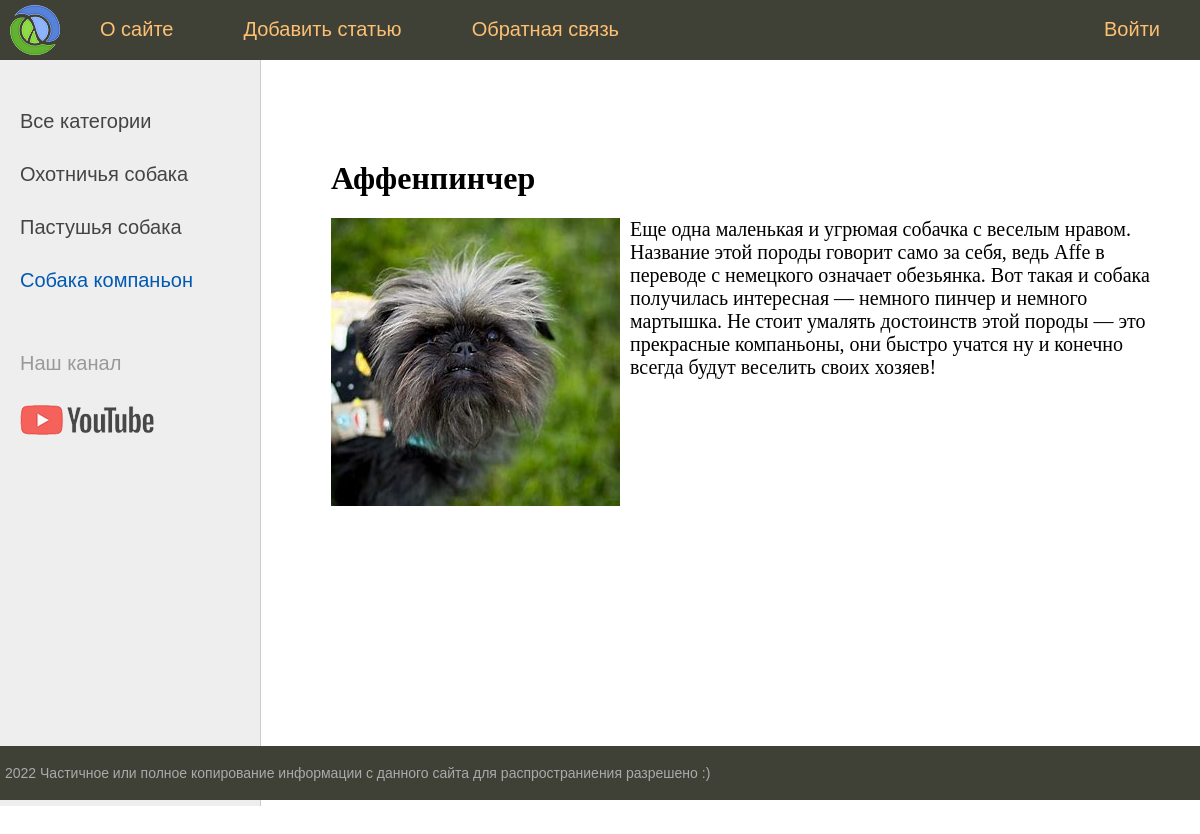
Page /post/affenpincher/ on the committed database.
### dogs/models.py (models this page shows, shortened)
class Category(models.Model):
    name = models.CharField(max_length=100, db_index=True, verbose_name='Категория')
    slug = models.SlugField(max_length=255, unique=True, db_index=True, verbose_name='URL')
    def get_absolute_url(self):
        return reverse('category', kwargs={'cat_id': self.pk})
    class Meta:
        verbose_name = 'Категория'
        verbose_name_plural = 'Категории'
        ordering = ['id']

class FannyDogs(models.Model):
    title = models.CharField(max_length=255, verbose_name='Заголовок')
    slug = models.SlugField(max_length=255, unique=True, db_index=True, verbose_name='URL')
    content = models.TextField(blank=True, verbose_name='Текст статьи')
    photo = models.ImageField(upload_to="photos/%Y/%m/%d/", verbose_name='Фото')
    time_create = models.DateTimeField(auto_now_add=True, verbose_name='Время создания')
    time_update = models.DateTimeField(auto_now=True, verbose_name='Время изменения')
    is_published = models.BooleanField(default=True, verbose_name='Публикация')
    cat = models.ForeignKey('Category', on_delete=models.PROTECT, verbose_name='Категория')
    class Meta:
        verbose_name = 'Смешные собаки'
        verbose_name_plural = 'Смешные собаки'
        ordering = ['-time_create', 'title']

### dogs/views.py (the view)
# urls.py: path('post/<slug:post_slug>/', show_post, name='post'),
def show_post(request, post_slug):
    post = get_object_or_404(FannyDogs, slug=post_slug)
    context = {
        'post': post,
        'menu': menu,
        'title': post.title,
        'cat_selected': post.cat_id,
    }
    return render(request, 'dogs/post.html', context=context)

### dogs/templatetags/dogs_tags.py (called while the page is built)
@register.inclusion_tag('dogs/list_categories.html')
def show_categories(sort=None, cat_selected=0):
    if not sort:
        cats = Category.objects.all()
    else:
        cats = Category.objects.order_by(sort)
    return {"cats": cats, "cat_selected": cat_selected}

### dogs/templates/dogs/post.html
{% extends 'dogs/base.html' %}
{% block content %}
<h1>{{post.title}}</h1>
{% if post.photo %}
<p><img class="img-article-left" src="{{post.photo.url}}"></p>
{% endif %}
{{post.content|linebreaks}}
{% endblock %}

### dogs/templates/dogs/list_categories.html
{% for c in cats %}
    {% if c.pk == cat_selected %}
        <li class="selected">{{c.name}}</li>
    {% else %}
        <li><a href="{{ c.get_absolute_url}}">{{c.name}}</a></li>
    {% endif %}
{% endfor %}

### dogs/static/dogs/css/styles.css (style rules this page uses)
html, body { font-family: 'Arial'; margin: 0; padding: 0; height: 100%; width: 100%; color: #444; }
a { color: #0059b2; text-decoration: none; }
img { max-width: 600px; height: auto; }
img.img-article-left { max-width: 300px; height: auto; float: left; padding: 0 10px 10px 0; }
.left-chapters ul li { margin: 30px 0 0 0; color: #999; }
.left-chapters ul li.selected { color: #0059b2; }
.left-chapters ul li a { color: #444; text-decoration: none; }
.content-text h1 { font-size: 32px; }

### rows in the picture
Category: name "Охотничья собака"
Category: name "Пастушья собака"
Category: name "Собака компаньон"
FannyDogs: title "Аффенпинчер", photo (picture), content "Еще одна маленькая и угрюмая собачка с веселым нравом. Название этой породы говорит само за себя, ведь Affe в переводе с немецкого означает обезьянка. Вот такая и собака получилась интересная — немного пинчер и немного мартышка. Не стоит умалять достоинств этой породы — это прекрасные компаньоны, они быстро учатся ну и конечно всегда будут веселить своих хозяев!"

### other values in the picture
{{ m.title }} "О сайте" "Добавить статью" "Обратная связь"
{{ m.title }} "Войти"
